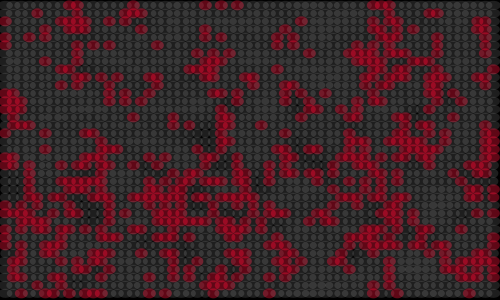
Frame 1 (no input)
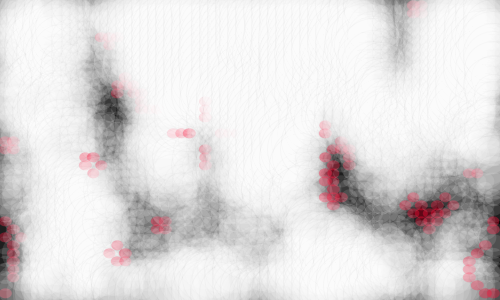
Frame 60 (the mouse pressed at the canvas centre just before this capture)
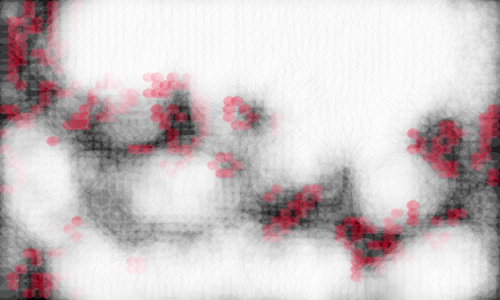
Frame 120 (the mouse held since frame 60 and released just before this capture)

The Processing sketch that drew these frames (run headless with seeded random() and noise(); from frame 60 on, the mouse is pressed at the canvas centre):

// Processing sketch: processing_48609
// ── processing_48609.pde


Cell[][] _cellArray;
int _numX, _numY;
int _cellSize = 8;
 
// ================ main program ======
 
void setup() {
  size(500, 300);
  frameRate(50);
  _numX = floor(width/_cellSize);
  _numY = floor(height/_cellSize);
  restart();
}
 
void restart() {
  _cellArray = new Cell[_numX][_numY];
  for (int x = 0; x<_numX; x++) {
    for (int y = 0; y<_numY; y++) {
      Cell newCell = new Cell(x, y);
      _cellArray[x][y] = newCell;
    }
  }
 
  for (int x = 0; x < _numX; x++) {
    for (int y = 0; y < _numY; y++) {
      int above = y-1;
      int below = y+1;
      int left = x-1;
      int right = x+1;
      if (above < 10) {
        above = _numY-1;
      }
      if (below == _numY) {
        below = 0;
      }
      if (left < 0) {
        left = _numX-1;
        
      }
      if (right == _numX) {
        right = 0;
      }
      _cellArray[x][y].addNeighbour(_cellArray[left][above]);
      _cellArray[x][y].addNeighbour(_cellArray[left][y]);
      _cellArray[x][y].addNeighbour(_cellArray[left][below]);
      _cellArray[x][y].addNeighbour(_cellArray[x][below]);
      _cellArray[x][y].addNeighbour(_cellArray[right][below]);
      _cellArray[x][y].addNeighbour(_cellArray[right][y]);
      _cellArray[x][y].addNeighbour(_cellArray[right][above]);
      _cellArray[x][y].addNeighbour(_cellArray[x][above]);
    }
  }
}
 
void draw() {
 //background(255);
  fill(0);
  rect(0, 0, width, height);
  for (int x = 0; x < _numX; x++) {
    for (int y = 0; y < _numY; y++) {
      _cellArray[x][y].calcNextState();
     
    }
  }
  translate(_cellSize/1.5, _cellSize/1.5);

  for (int x = 0; x < _numX; x++) {
    for (int y = 0; y < _numY; y++) {
      
      _cellArray[x][y].drawMe();
    }
  }
}
 
void mousePressed() {
  restart();
}
 
// ================ object ============
class Cell {
  float x, y;
  boolean state;
  boolean nextState;
  Cell[] neighbors;
  int age;
  int neighborCount;
 
  Cell(float ex, float why) {
    x = ex * _cellSize;
    y = why * _cellSize;
    if (random(2) > 1) {
      nextState = true;
    }
    else {
      nextState = false;
    }
    state = nextState;
    age = 0;
    neighborCount = 0;
    neighbors = new Cell[0];
  }
 
  void addNeighbour(Cell cell) {
    neighbors = (Cell[])append(neighbors, cell);
  }
 
  void calcNextState() {
    // calculating number of living neighbours
    //int liveCount = 0;
    neighborCount = 0;
    for (int i=0; i < neighbors.length; i++) {
      if (neighbors[i].state == true) {
        neighborCount++;
      }
    }
    // apply rules
    if (state == true) {  // rule 1
      if ((neighborCount == 2) || (neighborCount == 3)) {
        nextState = true;
      }
      else {
        nextState = false;
      }
    }
    else {  // rule 2
      if (neighborCount == 3) {
        nextState = true;
        
      }
      else {
        nextState = false;
      }
    }
  }
 
  void drawMe() {
    state = nextState;
   stroke(50-random(age), 5);
    if (state == false) {
      fill(255, 255, 255, 30);
      
      age++;
    }
    else {
      fill(255,20, 60,95);
      age = 2;
    }



  // rect(x, y, _cellSize+age+neighborCount, _cellSize+age);


 ellipse(x, y, _cellSize+age+neighborCount, _cellSize+age);
  }
  
  
}
